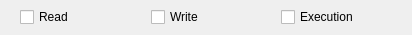
<?xml version="1.0" encoding="UTF-8"?>
<ui version="4.0">
 <class>PermissionsWidget</class>
 <widget class="QWidget" name="PermissionsWidget">
  <property name="geometry">
   <rect>
    <x>0</x>
    <y>0</y>
    <width>412</width>
    <height>35</height>
   </rect>
  </property>
  <layout class="QHBoxLayout" name="horizontalLayout">
   <property name="spacing">
    <number>20</number>
   </property>
   <property name="leftMargin">
    <number>20</number>
   </property>
   <property name="topMargin">
    <number>0</number>
   </property>
   <property name="rightMargin">
    <number>20</number>
   </property>
   <property name="bottomMargin">
    <number>0</number>
   </property>
   <item>
    <widget class="QCheckBox" name="cbRead">
     <property name="cursor">
      <cursorShape>PointingHandCursor</cursorShape>
     </property>
     <property name="text">
      <string>Read</string>
     </property>
     <property name="type" stdset="0">
      <string notr="true">mega</string>
     </property>
    </widget>
   </item>
   <item>
    <widget class="QCheckBox" name="cbWrite">
     <property name="cursor">
      <cursorShape>PointingHandCursor</cursorShape>
     </property>
     <property name="text">
      <string>Write</string>
     </property>
     <property name="type" stdset="0">
      <string notr="true">mega</string>
     </property>
    </widget>
   </item>
   <item>
    <widget class="QCheckBox" name="cbExecution">
     <property name="cursor">
      <cursorShape>PointingHandCursor</cursorShape>
     </property>
     <property name="text">
      <string>Execution</string>
     </property>
     <property name="type" stdset="0">
      <string notr="true">mega</string>
     </property>
    </widget>
   </item>
  </layout>
 </widget>
 <resources/>
 <connections/>
</ui>
